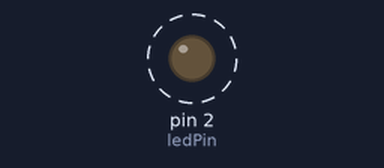
Simulated run of this sketch. Board: Arduino Uno, built with avr-gcc and run on an emulated ATmega328P. Shown: output pins drawn as LEDs (lit = HIGH). Dashed ring = blinking. What the sketch prints to the serial monitor is not drawn.

Above: at 0.2 s.
Timing chart, 0 to 3.0 s (numbered marks = the images above):
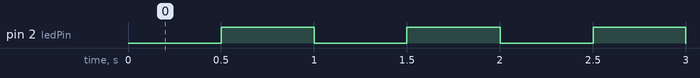

Measured:
- by itself, pin 2 (ledPin): alternates HIGH for 0.50 s and LOW for 0.50 s

The sketch:

ex02_millis_blink.ino
```cpp
/*
 * 作业2: 使用 millis() 函数控制LED稳定闪烁
 *
 * millis() 返回系统启动后的毫秒数
 * 优势: 非阻塞式，不会暂停程序执行
 *
 * 功能: LED以1Hz频率稳定闪烁（500ms亮，500ms灭）
 */

const int ledPin = 2;                // LED引脚
const long interval = 500;           // 间隔500ms (1Hz = 周期1000ms)
unsigned long previousMillis = 0;     // 上次切换时间
int ledState = LOW;                  // LED当前状态

void setup() {
  Serial.begin(115200);
  pinMode(ledPin, OUTPUT);
  digitalWrite(ledPin, ledState);

  Serial.println("Ex02 - LED Blink with millis()");
  Serial.println("Frequency: 1Hz (500ms ON, 500ms OFF)");
}

void loop() {
  unsigned long currentMillis = millis();

  // 检查是否到达切换时间
  if (currentMillis - previousMillis >= interval) {
    previousMillis = currentMillis;

    // 切换LED状态
    if (ledState == LOW) {
      ledState = HIGH;
      Serial.println("LED ON");
    } else {
      ledState = LOW;
      Serial.println("LED OFF");
    }

    digitalWrite(ledPin, ledState);
  }

  // 这里可以添加其他非阻塞代码
  // millis()方法的优势：不会阻塞其他操作
}
```
